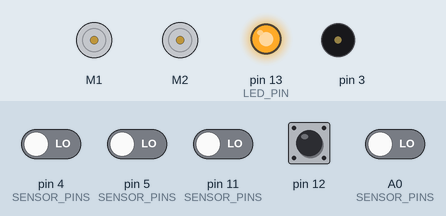
A sketch run on a simulated Arduino Uno, built with avr-gcc and run on an emulated ATmega328P. Parts: 2 × DC motor (green arrow = forward, orange = backward, longer = faster), output pins drawn as LEDs (lit = HIGH), buzzer (waves = sounding). Inputs (shaded band) come from the test bench; at power-on: pin 12 HIGH, A0 (SENSOR_PINS), pin 4 (SENSOR_PINS), pin 5 (SENSOR_PINS), pin 11 (SENSOR_PINS) LOW. Random numbers use the default seed unless the sketch sets one.

Above: at 0.8 s.
0.9 s: pin 12 pulled LOW for 0.15 s
At 1.8 s:
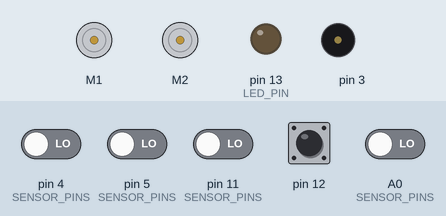
4.0 s: pin 4 (SENSOR_PINS) driven HIGH
7.0 s: pin 5 (SENSOR_PINS) driven HIGH
At 9.75 s:
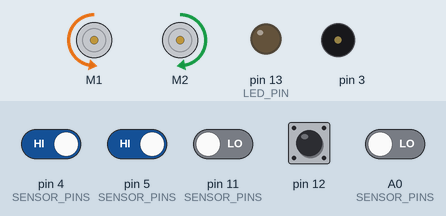
10.0 s: pin 12 pulled LOW for 1 s
At 11.6 s:
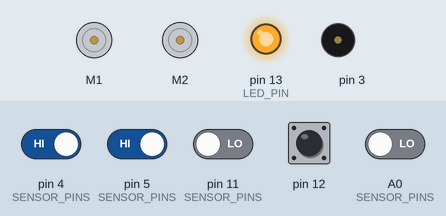
12.5 s: pin 12 pulled LOW for 0.15 s
At 13.4 s:
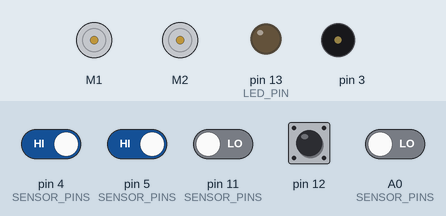
15.6 s: pin 4 (SENSOR_PINS) driven LOW
Timing chart, 0 to 19.6 s (numbered marks = the images above; inputs shaded):
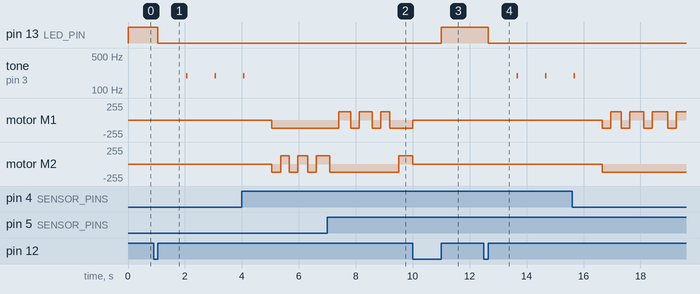

Measured:
- after the input at 0.9 s, pin 13 (LED_PIN): HIGH → LOW after 0.15 s; tone on pin 3: alternates 195 Hz for 0.05 s and silent for 0.95 s, starting after 1.2 s
- after the input at 7.0 s, motor M1: goes forward 127/255 0.43 s, backward 127/255 0.30 s, forward 127/255 0.45 s, backward 127/255 0.30 s, forward 127/255 0.33 s, then backward 127/255, starting after 0.39 s
- after the input at 10.0 s, pin 13 (LED_PIN): LOW → HIGH after 1.0 s
- after the input at 12.5 s, pin 13 (LED_PIN): HIGH → LOW after 0.15 s; tone on pin 3: alternates 195 Hz for 0.05 s and silent for 0.95 s, starting after 1.2 s

The sketch:

BoundaryRoam.ino
```cpp
/* BoundaryRoam.ino
 *
 * Drives the Zumo robot around within a region marked by boundary lines
 * detected by the onboard Zumo reflectance sensor array.
 *
 * The ZumoReflectanceSensorArray is initialised with its default pinout so the
 * library controls the LEDON pin, pulsing the IR emitter LEDs (and the visible
 * red indicator LEDs) only during sensor reads.  Requires the LEDON shorting
 * block on the sensor array PCB to be installed:
 *   - Arduino Uno / older Arduino  → connect LEDON to pin 2
 *   - Arduino Leonardo / A-Star 32U4 → connect LEDON to A4
 *
 * When a boundary line is detected, the robot executes an avoidance sequence:
 *   1. Reverse away from the line
 *   2. Turn to face a new direction
 *   3. Drive forward for a few seconds (restarting avoidance if another line appears)
 *   4. Pause briefly
 *   5. Turn to a fresh random direction, then resume roaming
 *
 * Press the button to start (3-beep countdown). Press again to pause/restart.
 */

#include <Wire.h>
#include <ZumoShield.h>

#define LED_PIN 13

Pushbutton button(ZUMO_BUTTON);

// Reflectance sensor settings
// The sensor array PCB traces for A2 (sensor 1) and A3 (sensor 4) have been
// cut; those pins are reserved for forward and rear range detectors.
// The remaining 4 downward-facing sensors, left-to-right, are on pins:
//   index 0 → pin 5   (leftmost)
//   index 1 → pin A0  (left-center)
//   index 2 → pin 11  (right-center)
//   index 3 → pin 4   (rightmost)
// LEDON shorting block must be installed: pin 2 (Uno) or A4 (Leonardo/32U4).
#define NUM_SENSORS   4
unsigned int sensor_values[NUM_SENSORS];
#define QTR_THRESHOLD  1500  // microseconds; tune for your surface/lighting
static const byte SENSOR_PINS[NUM_SENSORS] = {5, A0, 11, 4};
ZumoReflectanceSensorArray sensors;

// Motor speeds (0-400)
ZumoMotors motors;
#define ROAM_SPEED     200
#define REVERSE_SPEED  200
#define TURN_SPEED     200

// Phase durations (milliseconds)
#define REVERSE_DURATION   300
#define TURN_MIN_DURATION  300   // minimum turn time
#define TURN_RAND_EXTRA    300   // adds 0-299 ms of randomness to turns
#define TURN_180_DURATION  650   // approximate 180° spin on center-sensor detection
#define DRIVE_DURATION    6000   // drive forward after avoidance sequence
#define PAUSE_DURATION     900   // pause before the second turn

#define RIGHT   1
#define LEFT   -1

ZumoBuzzer buzzer;

// ---------------------------------------------------------------------------
// State machine
// ---------------------------------------------------------------------------
enum State { ROAMING, REVERSING, TURNING_1, DRIVING, PAUSING, TURNING_2 };
State current_state;
unsigned long state_start;
unsigned long state_duration;
int turn_direction;
bool needs_180;

void enterState(State s, unsigned long duration = 0)
{
  current_state  = s;
  state_start    = millis();
  state_duration = duration;
}

bool elapsed()
{
  return (millis() - state_start) >= state_duration;
}

// ---------------------------------------------------------------------------
// Returns true when any boundary line is detected and sets dir to the turn
// direction that would steer the robot away from the detected edge.
// ---------------------------------------------------------------------------
bool lineDetected(int &dir, bool &spin180)
{
  sensors.read(sensor_values);

  // sensor_values[0] = leftmost  (pin 5)   — left edge  → turn RIGHT
  // sensor_values[1] = left-center (pin A0) — center    → reverse + 180°
  // sensor_values[2] = right-center (pin 11) — center   → reverse + 180°
  // sensor_values[3] = rightmost (pin 4)   — right edge → turn LEFT
  bool outer_left  = (sensor_values[0] > QTR_THRESHOLD);
  bool outer_right = (sensor_values[3] > QTR_THRESHOLD);
  bool center      = (sensor_values[1] > QTR_THRESHOLD || sensor_values[2] > QTR_THRESHOLD);

  if (!outer_left && !outer_right && !center) return false;

  // Center-only detection: reverse and spin 180°
  spin180 = center && !outer_left && !outer_right;

  if      (outer_left  && !outer_right) dir = RIGHT;  // edge on left  → turn right
  else if (outer_right && !outer_left)  dir = LEFT;   // edge on right → turn left
  else                                  dir = (random(2) == 0) ? RIGHT : LEFT;

  return true;
}

// ---------------------------------------------------------------------------
// Wait for a button press then play a 3-beep countdown.
// ---------------------------------------------------------------------------
void waitForStart()
{
  digitalWrite(LED_PIN, HIGH);
  button.waitForButton();
  digitalWrite(LED_PIN, LOW);

  for (int i = 0; i < 3; i++)
  {
    delay(1000);
    buzzer.playNote(NOTE_G(3), 50, 15);
  }
  delay(1000);
}

// ---------------------------------------------------------------------------
void setup()
{
  pinMode(LED_PIN, OUTPUT);
  randomSeed((unsigned int) millis());
  buzzer.playMode(PLAY_AUTOMATIC);
  sensors.init(SENSOR_PINS, NUM_SENSORS);

//   motors.flipLeftMotor(true);
//   motors.flipRightMotor(true);

  waitForStart();

  motors.setSpeeds(ROAM_SPEED, ROAM_SPEED);
  enterState(ROAMING);
}

// ---------------------------------------------------------------------------
void loop()
{
  // Pause/restart on button press
  if (button.isPressed())
  {
    motors.setSpeeds(0, 0);
    button.waitForRelease();
    waitForStart();
    motors.setSpeeds(ROAM_SPEED, ROAM_SPEED);
    enterState(ROAMING);
    return;
  }

  switch (current_state)
  {
    // ---- Roaming: drive straight, watching for boundary lines ----
    case ROAMING:
      if (lineDetected(turn_direction, needs_180))
      {
        motors.setSpeeds(-REVERSE_SPEED, -REVERSE_SPEED);
        enterState(REVERSING, REVERSE_DURATION);
      }
      break;

    // ---- Reversing: back away from the detected line ----
    case REVERSING:
      if (elapsed())
      {
        unsigned long turn_dur = needs_180
          ? TURN_180_DURATION
          : TURN_MIN_DURATION + (unsigned long)random(TURN_RAND_EXTRA);
        motors.setSpeeds(TURN_SPEED * turn_direction, -TURN_SPEED * turn_direction);
        enterState(TURNING_1, turn_dur);
      }
      break;

    // ---- First turn: rotate to face away from the boundary ----
    case TURNING_1:
      if (elapsed())
      {
        motors.setSpeeds(ROAM_SPEED, ROAM_SPEED);
        enterState(DRIVING, DRIVE_DURATION);
      }
      break;

    // ---- Drive: move forward for several seconds; restart avoidance if ----
    // ---- another line appears before the timer expires               ----
    case DRIVING:
      if (lineDetected(turn_direction, needs_180))
      {
        motors.setSpeeds(-REVERSE_SPEED, -REVERSE_SPEED);
        enterState(REVERSING, REVERSE_DURATION);
      }
      else if (elapsed())
      {
        motors.setSpeeds(0, 0);
        enterState(PAUSING, PAUSE_DURATION);
      }
      break;

    // ---- Pause: brief stop before changing direction ----
    case PAUSING:
      if (elapsed())
      {
        turn_direction = (random(2) == 0) ? RIGHT : LEFT;
        motors.setSpeeds(TURN_SPEED * turn_direction, -TURN_SPEED * turn_direction);
        enterState(TURNING_2, TURN_MIN_DURATION + random(TURN_RAND_EXTRA));
      }
      break;

    // ---- Second turn: pick a fresh direction then return to roaming ----
    case TURNING_2:
      if (elapsed())
      {
        motors.setSpeeds(ROAM_SPEED, ROAM_SPEED);
        enterState(ROAMING);
      }
      break;
  }
}
```
